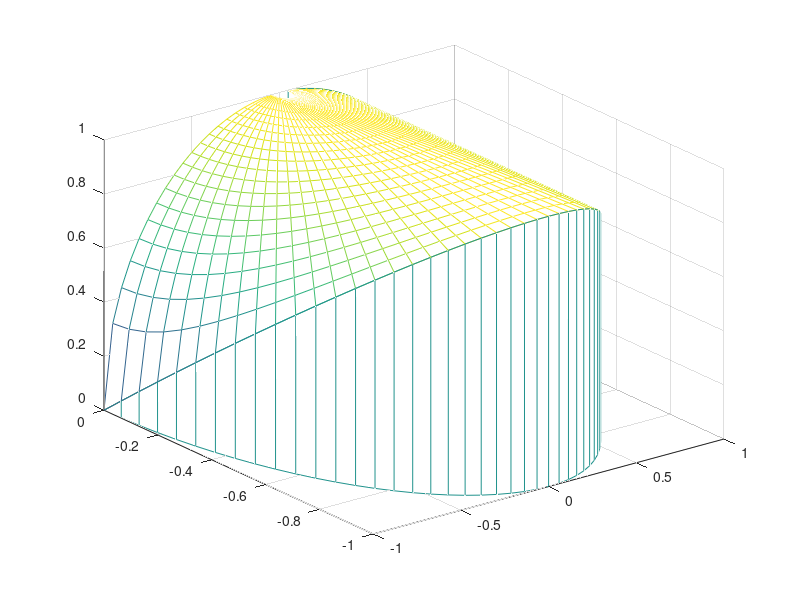

Source code (MATLAB):
h=2*pi/100;                    
t=0:h:2*pi;r=0:0.05:1;
x=r'*cos(t);
y=r'*sin(t);
y(find(y>=0))=NaN;
z=sqrt(1-x.^2);
meshz(x,y,z); 
